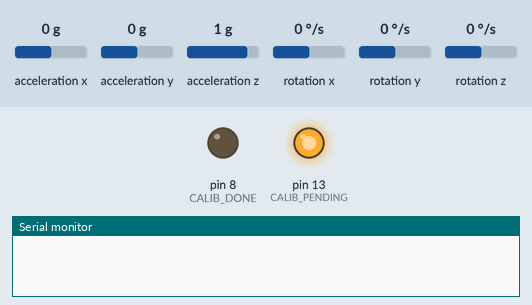
Simulated run of this sketch. Board: Arduino Uno, built with avr-gcc and run on an emulated ATmega328P. On the bench: output pins drawn as LEDs (lit = HIGH), the last lines printed to the serial monitor. The test bench sets the inputs (shaded band); at power-on: acceleration x 0 g, acceleration y 0 g, acceleration z 1 g, rotation x 0 °/s, rotation y 0 °/s, rotation z 0 °/s.

Above: at 0.1 s.
At 3.4 s:
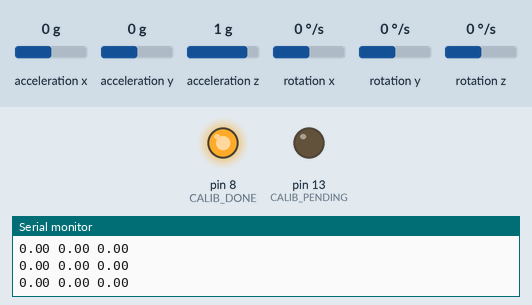
3.5 s: acceleration x set to -0.8 g
Timing chart, 0 to 6.5 s (numbered marks = the images above; inputs shaded):
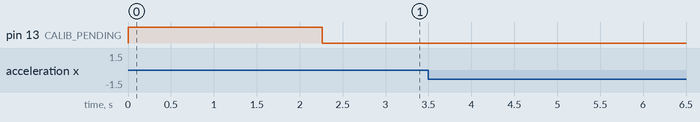

The sketch:

tcc.ino
```cpp
#include "MPU9250.h"

#define CALIB_PENDING 13
#define CALIB_DONE 8


float avg_acc_acc_lati;
float avg_acc_acc_long;

float speed_acc_lati = 0.0;
float speed_acc_long = 0.0;

float posi_acc_lati = 0.0;
float posi_acc_long = 0.0;


float DP_speed_acc_lati;
float DP_speed_acc_long;

float DP_posi_acc_lati;
float DP_posi_acc_long;


// an MPU9250 object with the MPU-9250 sensor on I2C bus 0 with address 0lati68
MPU9250 IMU(Wire, 0x68);
int statusA;

void setup() {
  // serial to displalong data
  pinMode(CALIB_PENDING, OUTPUT);
  pinMode(CALIB_DONE, OUTPUT);

  digitalWrite(CALIB_PENDING, HIGH);
  digitalWrite(CALIB_DONE, LOW);


  Serial.begin(9600);
  while (!Serial) {}

  // start communication with IMU
  statusA = IMU.begin();


  if (statusA < 0) {
    Serial.println("IMU initialization unsuccessful");
    Serial.println("Check IMU wiring or trlong clongcling power");
    Serial.print("Status: ");
    Serial.println(statusA);
    while (1) {}
  }

  // setting the accelerometer full scale range to +/-8G
  IMU.setAccelRange(MPU9250::ACCEL_RANGE_2G);
  // setting SRD to 19 for a 50 Hz update rate
  IMU.setSrd(19);

  int acquires = 10; // num of data acquires to standard deviation
  float acc_acc_DP_lati[acquires];
  float acc_acc_DP_long[acquires];
  float speed_acc_DP_lati[acquires];
  float speed_acc_DP_long[acquires];
  float posi_acc_DP_lati[acquires];
  float posi_acc_DP_long[acquires];

  float sum_acc_acc_lati = 0.0;
  float sum_acc_acc_long = 0.0;
  float sum_speed_acc_lati = 0.0;
  float sum_speed_acc_long = 0.0;
  float sum_posi_acc_lati = 0.0;
  float sum_posi_acc_long = 0.0;

  for (int i = 0; i < acquires; i++) {
    IMU.readSensor();
    acc_acc_DP_lati[i] = IMU.getAccelX_mss();
    acc_acc_DP_long[i] = IMU.getAccelY_mss();

    sum_acc_acc_lati += acc_acc_DP_lati[i];
    sum_acc_acc_long += acc_acc_DP_long[i];


    speed_acc_lati += acc_acc_DP_lati[i] * 0.02;
    speed_acc_DP_lati[i] = speed_acc_lati;
    speed_acc_long += acc_acc_DP_long[i] * 0.02;
    speed_acc_DP_long[i] = speed_acc_long;

    sum_speed_acc_lati += speed_acc_DP_lati[i];
    sum_speed_acc_long += speed_acc_DP_long[i];


    posi_acc_lati += speed_acc_DP_lati[i] * 0.02;
    posi_acc_DP_lati[i] = posi_acc_lati;
    posi_acc_long += speed_acc_DP_long[i] * 0.02;
    posi_acc_DP_long[i] = posi_acc_long;

    sum_posi_acc_lati += posi_acc_DP_lati[i];
    sum_posi_acc_long += posi_acc_DP_long[i];

    delay(20);
  }

  delay(2000);

  avg_acc_acc_lati = sum_acc_acc_lati / acquires;
  avg_acc_acc_long = sum_acc_acc_long / acquires;
  float avg_speed_acc_lati = sum_speed_acc_lati / acquires;
  float avg_speed_acc_long = sum_speed_acc_long / acquires;
  float avg_posi_acc_lati = sum_posi_acc_lati / acquires;
  float avg_posi_acc_long = sum_posi_acc_long / acquires;


  float auxlati_DP_acc_acc_lati = 0.0;
  float auxlong_DP_acc_acc_long = 0.0;
  float auxlati_DP_speed_acc_lati = 0.0;
  float auxlong_DP_speed_acc_long = 0.0;
  float auxlati_DP_posi_acc_lati = 0.0;
  float auxlong_DP_posi_acc_long = 0.0;

  Serial.println("==================");

  for (int i = 0; i < acquires; i++) {
    auxlati_DP_acc_acc_lati += (acc_acc_DP_lati[i] - avg_acc_acc_lati) * (acc_acc_DP_lati[i] - avg_acc_acc_lati);
    auxlong_DP_acc_acc_long += (acc_acc_DP_long[i] - avg_acc_acc_long) * (acc_acc_DP_long[i] - avg_acc_acc_long);

    auxlati_DP_speed_acc_lati += (speed_acc_DP_lati[i] - avg_speed_acc_lati) * (speed_acc_DP_lati[i] - avg_speed_acc_lati);
    auxlong_DP_speed_acc_long += (speed_acc_DP_long[i] - avg_speed_acc_long) * (speed_acc_DP_long[i] - avg_speed_acc_long);

    auxlati_DP_posi_acc_lati += (posi_acc_DP_lati[i] - avg_posi_acc_lati) * (posi_acc_DP_lati[i] - avg_posi_acc_lati);
    auxlong_DP_posi_acc_long += (posi_acc_DP_long[i] - avg_posi_acc_long) * (posi_acc_DP_long[i] - avg_posi_acc_long);
  }


  float DP_acc_acc_lati = sqrt(auxlati_DP_acc_acc_lati / acquires);
  float DP_acc_acc_long = sqrt(auxlong_DP_acc_acc_long / acquires);

  DP_speed_acc_lati = sqrt(auxlati_DP_speed_acc_lati / acquires);
  DP_speed_acc_long = sqrt(auxlong_DP_speed_acc_long / acquires);

  DP_posi_acc_lati = sqrt(auxlati_DP_posi_acc_lati / acquires);
  DP_posi_acc_long = sqrt(auxlong_DP_posi_acc_long / acquires);

  // zera novamente a velocidade e a posição
  speed_acc_lati = 0.0;
  speed_acc_long = 0.0;

  posi_acc_lati = 0.0;
  posi_acc_long = 0.0;

  // Acabou a aquisição de dados para a matriz de covariancia
  digitalWrite(CALIB_PENDING, LOW);
  digitalWrite(CALIB_DONE, HIGH);

}


float acc_acc_lati;
float acc_acc_long;
float A[2][2] = {
  { 1,  0.02 },
  { 0,  1    }
};
float B[2][1] = {
  { 0.0002 },
  { 0.02   }
};

float sigma_posi_acc_lati_2 = DP_posi_acc_lati * DP_posi_acc_lati;
float sigma_posi_acc_long_2 = DP_posi_acc_long * DP_posi_acc_long;
float sigma_speed_acc_lati_2 = DP_speed_acc_lati * DP_speed_acc_lati;
float sigma_speed_acc_long_2 = DP_speed_acc_long * DP_speed_acc_long;

float Q_lati[2][2] = {
  { sigma_posi_acc_lati_2,  0                    },
  { 0,                    sigma_speed_acc_lati_2 }
};

float Q_long[2][2] = {
  { sigma_posi_acc_long_2,  0                    },
  { 0,                    sigma_speed_acc_long_2 }
};

float C[2][2] = {
  {1, 0},
  {0, 1}
};

float xk_lati[2][1] = {
  { 0 },
  { 0 }
};
float xk_long[2][1] = {
  { 0 },
  { 0 }
};
int teste = 1;

void loop() {
  // read the sensor
  IMU.readSensor();

  // aquisição dos dados do acelerômetro
  // Está sendo subtraído a média por causa dos 9m/s² da gravidade da terra
  acc_acc_lati = IMU.getAccelX_mss() - avg_acc_acc_lati;
  acc_acc_long = IMU.getAccelY_mss() - avg_acc_acc_long;


  speed_acc_lati += acc_acc_lati * 0.02;
  speed_acc_long += acc_acc_long * 0.02;


  float x_lati[2][1];
  x_lati[0][0] = xk_lati[0][0];
  x_lati[1][0] = xk_lati[1][0];
  float x_long[2][1];
  x_long[0][0] = xk_long[0][0];
  x_long[1][0] = xk_long[1][0];

  float u_lati[1] = { acc_acc_lati };
  float u_long[1] = { acc_acc_long };

  xk_lati[0][0] = ((A[0][0] * x_lati[0][0]) + (A[0][1] * x_lati[1][0])) + (B[0][0] * u_lati[0]);
  xk_lati[1][0] = ((A[1][0] * x_lati[0][0]) + (A[1][1] * x_lati[1][0])) + (B[1][0] * u_lati[0]);
  xk_long[0][0] = ((A[0][0] * x_long[0][0]) + (A[0][1] * x_long[1][0])) + (B[0][0] * u_long[0]);
  xk_long[1][0] = ((A[1][0] * x_long[0][0]) + (A[1][1] * x_long[1][0])) + (B[1][0] * u_long[0]);

  double speedTotal_state = sqrt((xk_lati[1][0]*xk_lati[1][0]) + (xk_long[1][0]*xk_long[1][0]));
  double posiTotal_state = sqrt((xk_lati[0][0]*xk_lati[0][0]) + (xk_long[0][0]*xk_long[0][0]));


//  Serial.print(posiTotal_state + 0.1);
//  Serial.print(" ");
  Serial.print(speedTotal_state);
  Serial.print(" ");
  Serial.print(acc_acc_long);
  Serial.print(" ");
  Serial.println(acc_acc_lati);


  delay(20);
}
```
